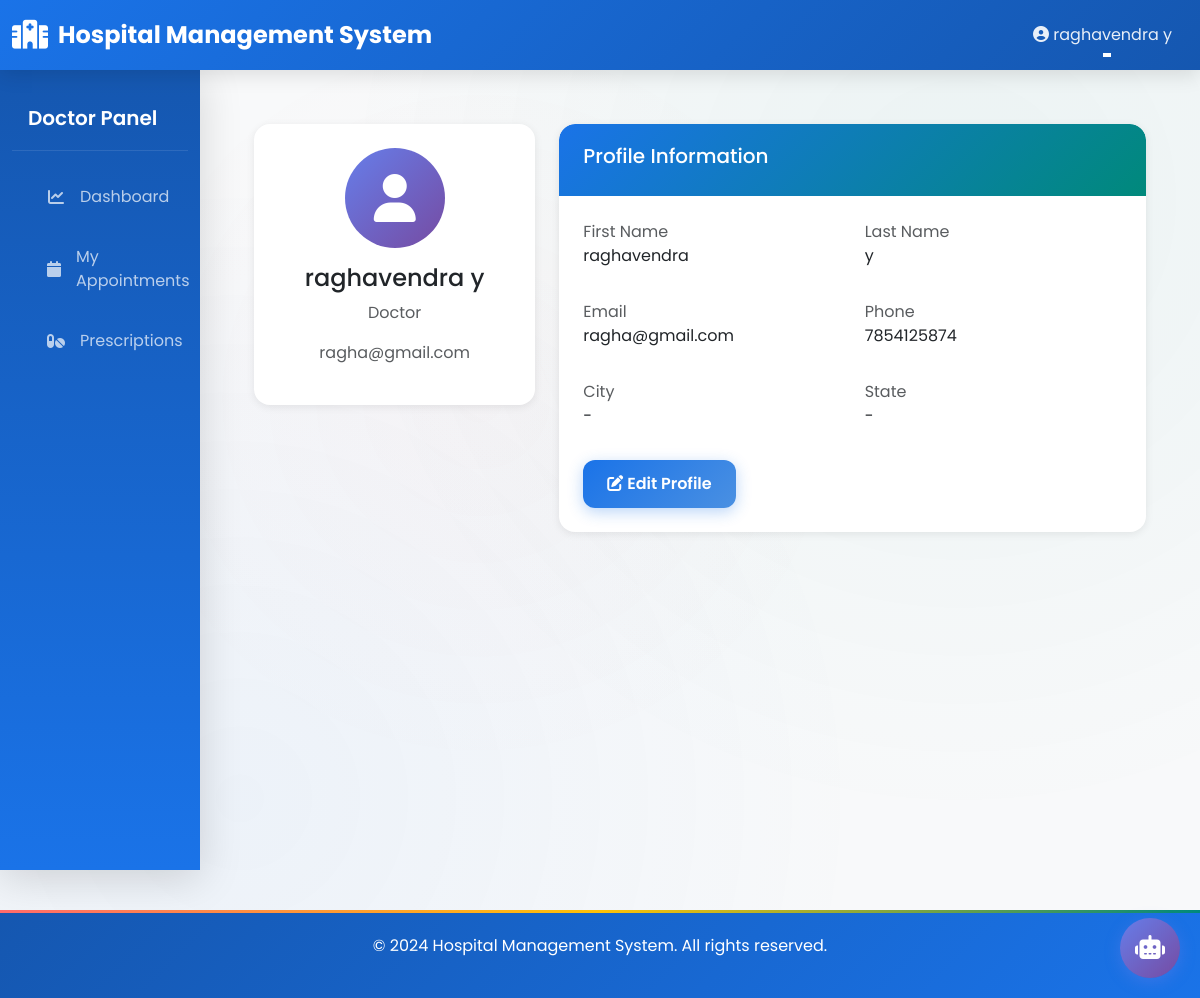
Page /accounts/profile/ (signed in) on the committed database.
### accounts/models.py (models this page shows, shortened)
class CustomUser(AbstractUser):
    ROLE_CHOICES = (
        ('ADMIN', 'Administrator'),
        ('DOCTOR', 'Doctor'),
        ('NURSE', 'Nurse'),
        ('PHARMACIST', 'Pharmacist'),
        ('RECEPTIONIST', 'Receptionist'),
        ('PATIENT', 'Patient'),
    )
    role = models.CharField(max_length=20, choices=ROLE_CHOICES, default='PATIENT')
    phone = models.CharField(max_length=20, blank=True, null=True)
    address = models.TextField(blank=True, null=True)
    city = models.CharField(max_length=100, blank=True, null=True)
    state = models.CharField(max_length=100, blank=True, null=True)
    profile_picture = models.ImageField(upload_to='profile_pictures/', blank=True, null=True)
    created_at = models.DateTimeField(auto_now_add=True)
    updated_at = models.DateTimeField(auto_now=True)
    is_active_user = models.BooleanField(default=True)
    class Meta:
        ordering = ['-created_at']
        indexes = [
            models.Index(fields=['role']),
            models.Index(fields=['email']),
        ]

### accounts/views.py (the view)
# urls.py: path('profile/', views.UserProfileView.as_view(), name='profile'),
class UserProfileView(LoginRequiredMixin, DetailView):
    model = CustomUser
    template_name = 'accounts/profile.html'
    context_object_name = 'user_profile'
    def get_object(self):
        return self.request.user

### templates/accounts/profile.html (shortened to what this page needs)
{% extends "base.html" %}
{% block content %}
<div class="container py-4">
    <div class="row">
        <div class="col-md-4">
            <div class="card">
                <div class="card-body text-center">
                    <div class="avatar-circle mx-auto mb-3">
                        <i class="fas fa-user fa-3x"></i>
                    </div>
                    <h4>{{ user.get_full_name|default:user.email }}</h4>
                    <p class="text-muted">{{ user.get_role_display }}</p>
                    <p class="text-muted">{{ user.email }}</p>
                </div>
            </div>
        </div>
        <div class="col-md-8">
            <div class="card">
                <div class="card-header">
                    <h5>Profile Information</h5>
                </div>
                <div class="card-body">
                    <div class="row mb-3">
                        <div class="col-md-6">
                            <label class="text-muted">First Name</label>
                            <p>{{ user.first_name|default:"-" }}</p>
                        </div>
                        <div class="col-md-6">
                            <label class="text-muted">Last Name</label>
                            <p>{{ user.last_name|default:"-" }}</p>
                        </div>
                    </div>
                    <div class="row mb-3">
                        <div class="col-md-6">
                            <label class="text-muted">Email</label>
                            <p>{{ user.email }}</p>
                        </div>
                        <div class="col-md-6">
                            <label class="text-muted">Phone</label>
                            <p>{{ user.phone|default:"-" }}</p>
                        </div>
                    </div>
                    <div class="row mb-3">
                        <div class="col-md-6">
                            <label class="text-muted">City</label>
                            <p>{{ user.city|default:"-" }}</p>
                        </div>
                        <div class="col-md-6">
                            <label class="text-muted">State</label>
                            <p>{{ user.state|default:"-" }}</p>
                        </div>
                    </div>
                    <a href="{% url 'accounts:edit_profile' %}" class="btn btn-primary">
                        <i class="fas fa-edit"></i> Edit Profile
                    </a>
                </div>
            </div>
        </div>
    </div>
</div>
{% endblock %}

### templates/base.html (shortened to what this page needs)
{% load static %}
<!DOCTYPE html>
<html lang="en">
<head>
    <link href="https://cdn.jsdelivr.net/npm/bootstrap@5.3.0/dist/css/bootstrap.min.css" rel="stylesheet">
    <link rel="stylesheet" href="https://cdnjs.cloudflare.com/ajax/libs/font-awesome/6.4.0/css/all.min.css">
    <link rel="stylesheet" href="{% static 'css/custom.css' %}">
</head>
<body>
    <nav class="navbar navbar-expand-lg navbar-dark sticky-top">
        <div class="container-fluid">
            <a class="navbar-brand" href="{% url 'home' %}">
                <i class="fas fa-hospital"></i> Hospital Management System
            </a>
            <div class="collapse navbar-collapse" id="navbarNav">
                <ul class="navbar-nav ms-auto">
                    {% if user.is_authenticated %}
                    <li class="nav-item dropdown">
                        <a class="nav-link dropdown-toggle" href="#" id="userDropdown" role="button" data-bs-toggle="dropdown">
                            <i class="fas fa-user-circle"></i> {{ user.get_full_name|default:user.email }}
                        </a>
                    </li>
                    {% else %}
                    <li class="nav-item">
                        <a class="nav-link" href="{% url 'accounts:role_choice' %}">Login</a>
                    </li>
                    {% endif %}
                </ul>
            </div>
        </div>
    </nav>
    <div class="container-fluid">
        <div class="row">
            {% if user.is_authenticated %}
            <nav class="col-md-2 d-md-block bg-light sidebar">
                <div class="position-sticky pt-3">
                    {% if user.role == 'ADMIN' %}
                        <h5 class="px-3 text-white mb-3">Admin Panel</h5>
                        <ul class="nav flex-column">
                            <li class="nav-item">
                                <a class="nav-link" href="{% url 'dashboard:admin_dashboard' %}">
                                    <i class="fas fa-chart-line"></i> Dashboard
                                </a>
                            </li>
                            <li class="nav-item">
                                <a class="nav-link" href="{% url 'patients:patient_list' %}">
                                    <i class="fas fa-users"></i> Manage Patients
                                </a>
                            </li>
                            <li class="nav-item">
                                <a class="nav-link" href="{% url 'doctors:doctor_list' %}">
                                    <i class="fas fa-user-md"></i> Manage Doctors
                                </a>
                            </li>
                            <li class="nav-item">
                                <a class="nav-link" href="{% url 'nurses:nurse_list' %}">
                                    <i class="fas fa-user-nurse"></i> Manage Nurses
                                </a>
                            </li>
                            <li class="nav-item">
                                <a class="nav-link" href="{% url 'reports:medical_report_list' %}">
                                    <i class="fas fa-file-medical"></i> Medical Reports
                                </a>
                            </li>
                            <li class="nav-item">
                                <a class="nav-link" href="{% url 'billing:billing_list' %}">
                                    <i class="fas fa-file-invoice-dollar"></i> Billing
                                </a>
                            </li>
                            <li class="nav-item">
                                <a class="nav-link" href="{% url 'billing:financial_reports' %}">
                                    <i class="fas fa-chart-line"></i> Financial Reports
                                </a>
                            </li>
                            <li class="nav-item">
                                <a class="nav-link" href="{% url 'billing:insurance_claim_list' %}">
                                    <i class="fas fa-file-contract"></i> Insurance Claims
                                </a>
                            </li>
                            <li class="nav-item">
                                <a class="nav-link" href="{% url 'billing:installment_plan_list' %}">
                                    <i class="fas fa-calendar-check"></i> Installments
                                </a>
                            </li>
                        </ul>
                    {% elif user.role == 'DOCTOR' %}
                        <h5 class="px-3 text-white mb-3">Doctor Panel</h5>
                        <ul class="nav flex-column">
                            <li class="nav-item">
                                <a class="nav-link" href="{% url 'dashboard:doctor_dashboard' %}">
                                    <i class="fas fa-chart-line"></i> Dashboard
                                </a>
                            </li>
                            <li class="nav-item">
                                <a class="nav-link" href="{% url 'doctors:view_appointments' %}">
                                    <i class="fas fa-calendar"></i> My Appointments
                                </a>
                            </li>
                            <li class="nav-item">
                                <a class="nav-link" href="{% url 'reports:prescription_list' %}">
                                    <i class="fas fa-pills"></i> Prescriptions
                                </a>
                            </li>
                        </ul>
                    {% endif %}
                </div>
            </nav>
            {% endif %}
            <main class="col-md-{% if user.is_authenticated %}10{% else %}12{% endif %}">
                <div class="main-content">
                    {% block content %}{% endblock %}
                </div>
            </main>
        </div>
    </div>
    <footer class="footer">
        <p>&copy; 2024 Hospital Management System. All rights reserved.</p>
    </footer>
    {% if user.is_authenticated %}
    <div id="chat-widget">
        <button id="chat-toggle-btn" class="chat-toggle-btn" onclick="toggleChat()">
            <i class="fas fa-robot"></i>
        </button>
    </div>
    {% endif %}
</body>
</html>

### static/css/custom.css (style rules this page uses)
:root { --primary-color: #1a73e8; --primary-dark: #1557b0; --primary-light: #4a90e2; --secondary-color: #00897b; --secondary-dark: #00695c; --secondary-light: #26a69a; --accent-coral: #ff6b6b; --accent-gold: #ffc107; --accent-purple: #7c4dff; --success-color: #34a853; --warning-color: #fbbc04; --danger-color: #ea4335; --info-color: #4285f4; --bg-primary: #f8f9fa; --bg-secondary: #ffffff; --text-primary: #202124; --text-secondary: #5f6368; --text-muted: #9aa0a6; --border-color: #e8eaed; --glass-bg: rgba(255, 255, 255, 0.85); --glass-border: rgba(255, 255, 255, 0.3); --shadow-sm: 0 2px 8px rgba(0, 0, 0, 0.08); --shadow-md: 0 4px 20px rgba(0, 0, 0, 0.12); --shadow-lg: 0 8px 40px rgba(0, 0, 0, 0.15); --shadow-glow: 0 0 30px rgba(26, 115, 232, 0.2); --radius-sm: 8px; --radius-md: 12px; --radius-lg: 16px; --radius-xl: 24px; --transition-fast: 0.2s ease; --transition-normal: 0.3s ease; --transition-slow: 0.5s ease; }
* { margin: 0; padding: 0; box-sizing: border-box; }
body { font-family: 'Poppins', system-ui, -apple-system, sans-serif; background-color: var(--bg-primary); color: var(--text-primary); overflow-x: hidden; }
body::before { content: ''; position: fixed; top: 0; left: 0; width: 100%; height: 100%; background: radial-gradient(circle at 20% 80%, rgba(26, 115, 232, 0.05) 0%, transparent 50%), radial-gradient(circle at 80% 20%, rgba(0, 137, 123, 0.05) 0%, transparent 50%), radial-gradient(circle at 40% 40%, rgba(255, 107, 107, 0.03) 0%, transparent 40%); pointer-events: none; z-index: -1; }
.btn { border-radius: var(--radius-md); padding: 12px 24px; font-weight: 600; transition: all var(--transition-normal); position: relative; overflow: hidden; }
.btn::before { content: ''; position: absolute; top: 50%; left: 50%; width: 0; height: 0; background: rgba(255, 255, 255, 0.2); border-radius: 50%; transform: translate(-50%, -50%); transition: width 0.6s, height 0.6s; }
.btn-primary { background: linear-gradient(135deg, var(--primary-color), var(--primary-light)); border: none; color: white; box-shadow: 0 4px 15px rgba(26, 115, 232, 0.3); }
.card { border: none; border-radius: var(--radius-lg); box-shadow: var(--shadow-sm); transition: all var(--transition-normal); background: var(--bg-secondary); overflow: hidden; }
.card-header { background: linear-gradient(135deg, var(--primary-color), var(--secondary-color)); color: white; border: none; border-radius: var(--radius-lg) var(--radius-lg) 0 0 !important; padding: 20px 24px; font-weight: 600; }
.card-body { padding: 24px; }
.navbar { background: linear-gradient(135deg, var(--primary-color), var(--primary-dark)) !important; box-shadow: var(--shadow-md); padding: 12px 0; transition: all var(--transition-normal); }
.navbar-brand { font-weight: 700; font-size: 1.5rem; color: white !important; display: flex; align-items: center; gap: 10px; transition: all var(--transition-normal); }
.navbar-brand i { font-size: 1.8rem; }
.nav-link { color: rgba(255, 255, 255, 0.9) !important; padding: 10px 16px !important; border-radius: var(--radius-md); transition: all var(--transition-normal); position: relative; }
.nav-link::after { content: ''; position: absolute; bottom: 0; left: 50%; width: 0; height: 2px; background: white; transition: all var(--transition-normal); transform: translateX(-50%); }
.sidebar { background: linear-gradient(180deg, var(--primary-dark) 0%, var(--primary-color) 100%); min-height: 100vh; padding-top: 20px; box-shadow: var(--shadow-lg); }
.sidebar h5 { color: white; font-weight: 600; padding: 0 20px 20px; border-bottom: 1px solid rgba(255, 255, 255, 0.1); margin-bottom: 20px; }
.sidebar .nav-link { color: rgba(255, 255, 255, 0.7) !important; padding: 14px 20px !important; margin: 4px 12px; border-radius: var(--radius-md); transition: all var(--transition-normal); display: flex; align-items: center; gap: 12px; }
.sidebar .nav-link i { width: 24px; text-align: center; transition: all var(--transition-normal); }
.main-content { padding: 30px; min-height: calc(100vh - 70px); animation: fadeInUp 0.6s ease; }
.footer { background: linear-gradient(135deg, var(--primary-dark), var(--primary-color)); color: white; text-align: center; padding: 24px; margin-top: 40px; position: relative; overflow: hidden; }
.footer::before { content: ''; position: absolute; top: 0; left: 0; right: 0; height: 3px; background: linear-gradient(90deg, var(--accent-coral), var(--accent-gold), var(--secondary-color)); }

### rows in the picture
CustomUser: get_full_name "raghavendra y", role "Doctor", email "ragha@gmail.com", first_name "raghavendra", last_name "y", phone "7854125874", city "-", state "-"
